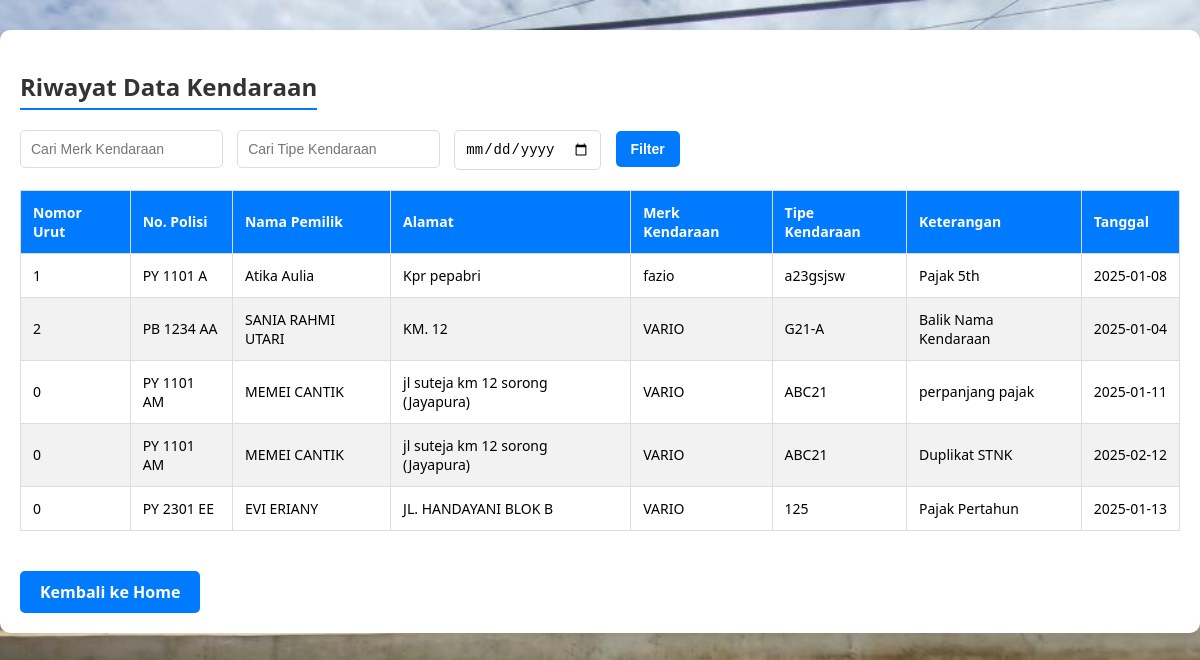
/riwayat.php, run on the app's committed database.
### tables this page shows
CREATE TABLE `kendaraan` (
  `id` int(11) NOT NULL,
  `nomor_urut` int(11) NOT NULL,
  `no_pol` varchar(20) NOT NULL,
  `nama_pemilik` varchar(100) NOT NULL,
  `alamat` varchar(255) NOT NULL,
  `merk_kendaraan` varchar(100) NOT NULL,
  `tipe_kendaraan` varchar(100) NOT NULL,
  `keterangan` text DEFAULT NULL,
  `tanggal` date DEFAULT NULL
);

### riwayat.php (the view, shortened to what this page needs)
<?php
include 'db_connect.php';
$merk_kendaraan = '';
$tipe_kendaraan = '';
$tanggal = '';
$query = "SELECT * FROM kendaraan WHERE 1=1";
$stmt = $conn->prepare($query);
$stmt->execute();
$result = $stmt->get_result();
?>
<!DOCTYPE html>
<html lang="en">
<head>
</head>
<body>
    <div class="container">
        <h2>Riwayat Data Kendaraan</h2>
        <form method="post">
            <input type="text" name="merk_kendaraan" placeholder="Cari Merk Kendaraan" value="<?php echo htmlspecialchars($merk_kendaraan); ?>">
            <input type="text" name="tipe_kendaraan" placeholder="Cari Tipe Kendaraan" value="<?php echo htmlspecialchars($tipe_kendaraan); ?>">
            <input type="date" name="tanggal" value="<?php echo htmlspecialchars($tanggal); ?>">
            <button type="submit">Filter</button>
        </form>
        <table>
            <thead>
                <tr>
                    <th>Nomor Urut</th>
                    <th>No. Polisi</th>
                    <th>Nama Pemilik</th>
                    <th>Alamat</th>
                    <th>Merk Kendaraan</th>
                    <th>Tipe Kendaraan</th>
                    <th>Keterangan</th>
                    <th>Tanggal</th>
                </tr>
            </thead>
            <tbody>
                <?php
                if ($result->num_rows > 0) {
                    while ($row = $result->fetch_assoc()) {
                        echo "<tr>
                            <td>{$row['nomor_urut']}</td>
                            <td>{$row['no_pol']}</td>
                            <td>{$row['nama_pemilik']}</td>
                            <td>{$row['alamat']}</td>
                            <td>{$row['merk_kendaraan']}</td>
                            <td>{$row['tipe_kendaraan']}</td>
                            <td>{$row['keterangan']}</td>
                            <td>{$row['tanggal']}</td>
                        </tr>";
                    }
                } else {
                    echo "<tr><td colspan='8' style='text-align:center;'>Tidak ada data riwayat kendaraan.</td></tr>";
                }
                ?>
            </tbody>
        </table>
        <a href="input_data.php">Kembali ke Home</a>
    </div>
</body>
</html>

### riwayat.php (style rules this page uses)
body { font-family: 'Segoe UI', Tahoma, Geneva, Verdana, sans-serif; margin: 0; padding: 0; background: url('background.jpg') no-repeat center center fixed; background-size: cover; color: #fff; }
.container { max-width: 1200px; margin: 30px auto; padding: 20px; background: #fff; border-radius: 10px; box-shadow: 0 4px 10px rgba(0, 0, 0, 0.1); }
h2 { text-align: center; color: #333; margin-bottom: 20px; font-size: 24px; border-bottom: 2px solid #007BFF; display: inline-block; padding-bottom: 5px; }
form { margin-bottom: 20px; }
input[type="text"], input[type="date"] { padding: 10px; border: 1px solid #ddd; border-radius: 5px; margin-right: 10px; font-size: 14px; }
button { background-color: #007BFF; color: white; border: none; padding: 10px 15px; border-radius: 5px; cursor: pointer; font-weight: bold; font-size: 14px; }
table { width: 100%; border-collapse: collapse; margin: 20px 0; font-size: 14px; }
th, td { padding: 12px; border: 1px solid #ddd; text-align: left; color: black; }
th { background-color: #007BFF; color: white; }
tr:nth-child(even) { background-color: #f2f2f2; }
a { display: inline-block; margin-top: 20px; text-decoration: none; color: white; background-color: #007BFF; padding: 10px 20px; border-radius: 5px; font-weight: bold; transition: background-color 0.3s ease; }

### data on the page
kendaraan: nomor_urut "1", no_pol "PY 1101 A", nama_pemilik "Atika Aulia", alamat "Kpr pepabri", merk_kendaraan "fazio", tipe_kendaraan "a23gsjsw", keterangan "Pajak 5th", tanggal "2025-01-08"
kendaraan: nomor_urut "2", no_pol "PB 1234 AA", nama_pemilik "SANIA RAHMI UTARI", alamat "KM. 12", merk_kendaraan "VARIO", tipe_kendaraan "G21-A", keterangan "Balik Nama Kendaraan", tanggal "2025-01-04"
kendaraan: nomor_urut "0", no_pol "PY 1101 AM", nama_pemilik "MEMEI CANTIK", alamat "jl suteja km 12 sorong (Jayapura)", merk_kendaraan "VARIO", tipe_kendaraan "ABC21", keterangan "perpanjang pajak", tanggal "2025-01-11"
kendaraan: nomor_urut "0", no_pol "PY 1101 AM", nama_pemilik "MEMEI CANTIK", alamat "jl suteja km 12 sorong (Jayapura)", merk_kendaraan "VARIO", tipe_kendaraan "ABC21", keterangan "Duplikat STNK", tanggal "2025-02-12"
kendaraan: nomor_urut "0", no_pol "PY 2301 EE", nama_pemilik "EVI ERIANY", alamat "JL. HANDAYANI BLOK B", merk_kendaraan "VARIO", tipe_kendaraan "125", keterangan "Pajak Pertahun", tanggal "2025-01-13"
